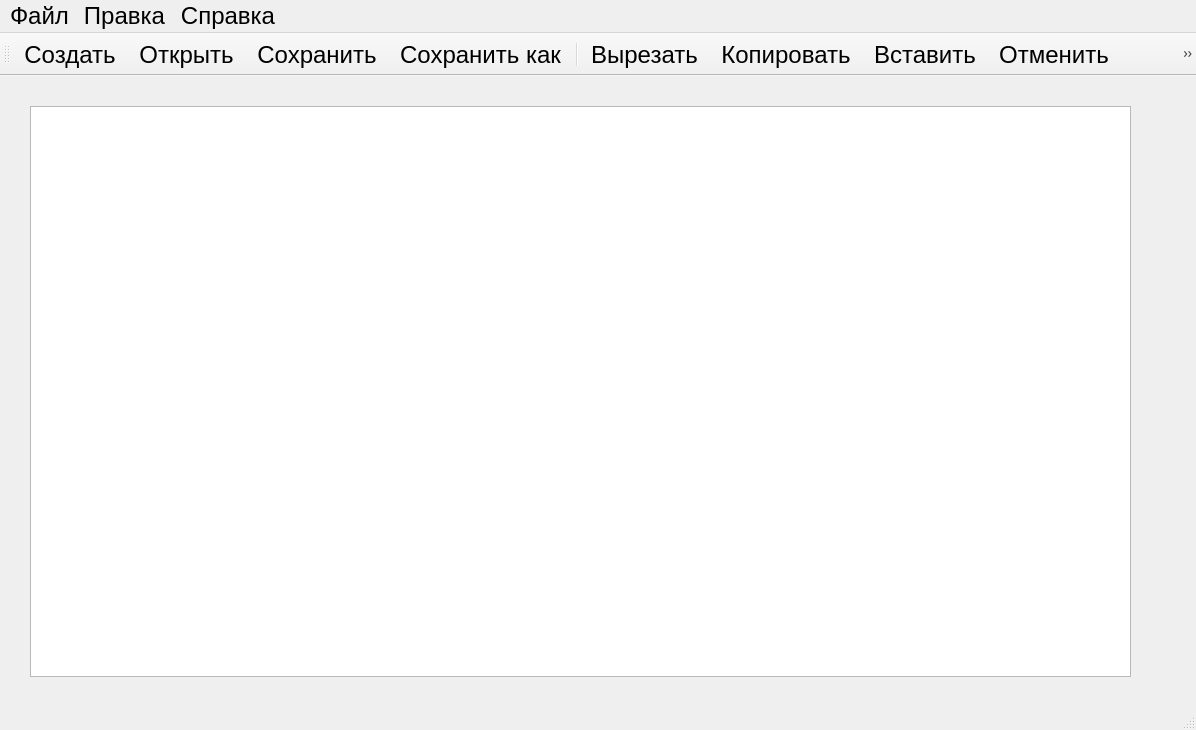
<?xml version="1.0" encoding="UTF-8"?>
<ui version="4.0">
 <class>MainWindow</class>
 <widget class="QMainWindow" name="MainWindow">
  <property name="geometry">
   <rect>
    <x>0</x>
    <y>0</y>
    <width>1196</width>
    <height>730</height>
   </rect>
  </property>
  <property name="font">
   <font>
    <pointsize>18</pointsize>
   </font>
  </property>
  <property name="windowTitle">
   <string>MainWindow</string>
  </property>
  <widget class="QWidget" name="centralWidget">
   <widget class="QTextEdit" name="textEdit">
    <property name="geometry">
     <rect>
      <x>30</x>
      <y>30</y>
      <width>1101</width>
      <height>571</height>
     </rect>
    </property>
   </widget>
  </widget>
  <widget class="QMenuBar" name="menuBar">
   <property name="geometry">
    <rect>
     <x>0</x>
     <y>0</y>
     <width>1196</width>
     <height>26</height>
    </rect>
   </property>
   <widget class="QMenu" name="menu">
    <property name="title">
     <string>Файл</string>
    </property>
    <addaction name="Menu_Create"/>
    <addaction name="Menu_Open"/>
    <addaction name="Menu_Save"/>
    <addaction name="Menu_Save_As"/>
    <addaction name="separator"/>
    <addaction name="Menu_Exit"/>
   </widget>
   <widget class="QMenu" name="menu_2">
    <property name="title">
     <string>Правка</string>
    </property>
    <addaction name="Menu_Cut"/>
    <addaction name="Menu_Copy"/>
    <addaction name="Menu_Paste"/>
    <addaction name="separator"/>
    <addaction name="Menu_Undo"/>
    <addaction name="Menu_Redo"/>
   </widget>
   <widget class="QMenu" name="menu_3">
    <property name="title">
     <string>Справка</string>
    </property>
    <addaction name="Menu_About"/>
   </widget>
   <addaction name="menu"/>
   <addaction name="menu_2"/>
   <addaction name="menu_3"/>
  </widget>
  <widget class="QToolBar" name="mainToolBar">
   <attribute name="toolBarArea">
    <enum>TopToolBarArea</enum>
   </attribute>
   <attribute name="toolBarBreak">
    <bool>false</bool>
   </attribute>
   <addaction name="Menu_Create"/>
   <addaction name="Menu_Open"/>
   <addaction name="Menu_Save"/>
   <addaction name="Menu_Save_As"/>
   <addaction name="separator"/>
   <addaction name="Menu_Cut"/>
   <addaction name="Menu_Copy"/>
   <addaction name="Menu_Paste"/>
   <addaction name="Menu_Undo"/>
   <addaction name="Menu_Redo"/>
   <addaction name="separator"/>
   <addaction name="Menu_Exit"/>
   <addaction name="separator"/>
   <addaction name="Menu_About"/>
  </widget>
  <widget class="QStatusBar" name="statusBar"/>
  <action name="Menu_Create">
   <property name="icon">
    <iconset resource="recources.qrc">
     <normaloff>:/icons/Img/new.png</normaloff>:/icons/Img/new.png</iconset>
   </property>
   <property name="text">
    <string>Создать</string>
   </property>
  </action>
  <action name="Menu_Open">
   <property name="icon">
    <iconset resource="recources.qrc">
     <normaloff>:/icons/Img/open.png.png</normaloff>:/icons/Img/open.png.png</iconset>
   </property>
   <property name="text">
    <string>Открыть</string>
   </property>
  </action>
  <action name="Menu_Save">
   <property name="icon">
    <iconset resource="recources.qrc">
     <normaloff>:/icons/Img/save.png.png</normaloff>:/icons/Img/save.png.png</iconset>
   </property>
   <property name="text">
    <string>Сохранить</string>
   </property>
  </action>
  <action name="Menu_Save_As">
   <property name="icon">
    <iconset resource="recources.qrc">
     <normaloff>:/icons/Img/save_as.png.png</normaloff>:/icons/Img/save_as.png.png</iconset>
   </property>
   <property name="text">
    <string>Сохранить как</string>
   </property>
  </action>
  <action name="Menu_Exit">
   <property name="icon">
    <iconset resource="recources.qrc">
     <normaloff>:/icons/Img/close.png.png</normaloff>:/icons/Img/close.png.png</iconset>
   </property>
   <property name="text">
    <string>Выход</string>
   </property>
  </action>
  <action name="Menu_Cut">
   <property name="icon">
    <iconset resource="recources.qrc">
     <normaloff>:/icons/Img/cut.png</normaloff>:/icons/Img/cut.png</iconset>
   </property>
   <property name="text">
    <string>Вырезать</string>
   </property>
  </action>
  <action name="Menu_Copy">
   <property name="icon">
    <iconset resource="recources.qrc">
     <normaloff>:/icons/Img/copy.png</normaloff>:/icons/Img/copy.png</iconset>
   </property>
   <property name="text">
    <string>Копировать</string>
   </property>
  </action>
  <action name="Menu_Paste">
   <property name="icon">
    <iconset resource="recources.qrc">
     <normaloff>:/icons/Img/paste.png</normaloff>:/icons/Img/paste.png</iconset>
   </property>
   <property name="text">
    <string>Вставить</string>
   </property>
  </action>
  <action name="Menu_Undo">
   <property name="icon">
    <iconset resource="recources.qrc">
     <normaloff>:/icons/Img/undo.png</normaloff>:/icons/Img/undo.png</iconset>
   </property>
   <property name="text">
    <string>Отменить</string>
   </property>
  </action>
  <action name="Menu_Redo">
   <property name="icon">
    <iconset resource="recources.qrc">
     <normaloff>:/icons/Img/redo.png</normaloff>:/icons/Img/redo.png</iconset>
   </property>
   <property name="text">
    <string>Возвратить</string>
   </property>
  </action>
  <action name="Menu_About">
   <property name="icon">
    <iconset resource="recources.qrc">
     <normaloff>:/icons/Img/about.png</normaloff>:/icons/Img/about.png</iconset>
   </property>
   <property name="text">
    <string>О программе</string>
   </property>
   <property name="toolTip">
    <string>О программе </string>
   </property>
  </action>
 </widget>
 <layoutdefault spacing="6" margin="11"/>
 <resources>
  <include location="recources.qrc"/>
 </resources>
 <connections/>
</ui>
